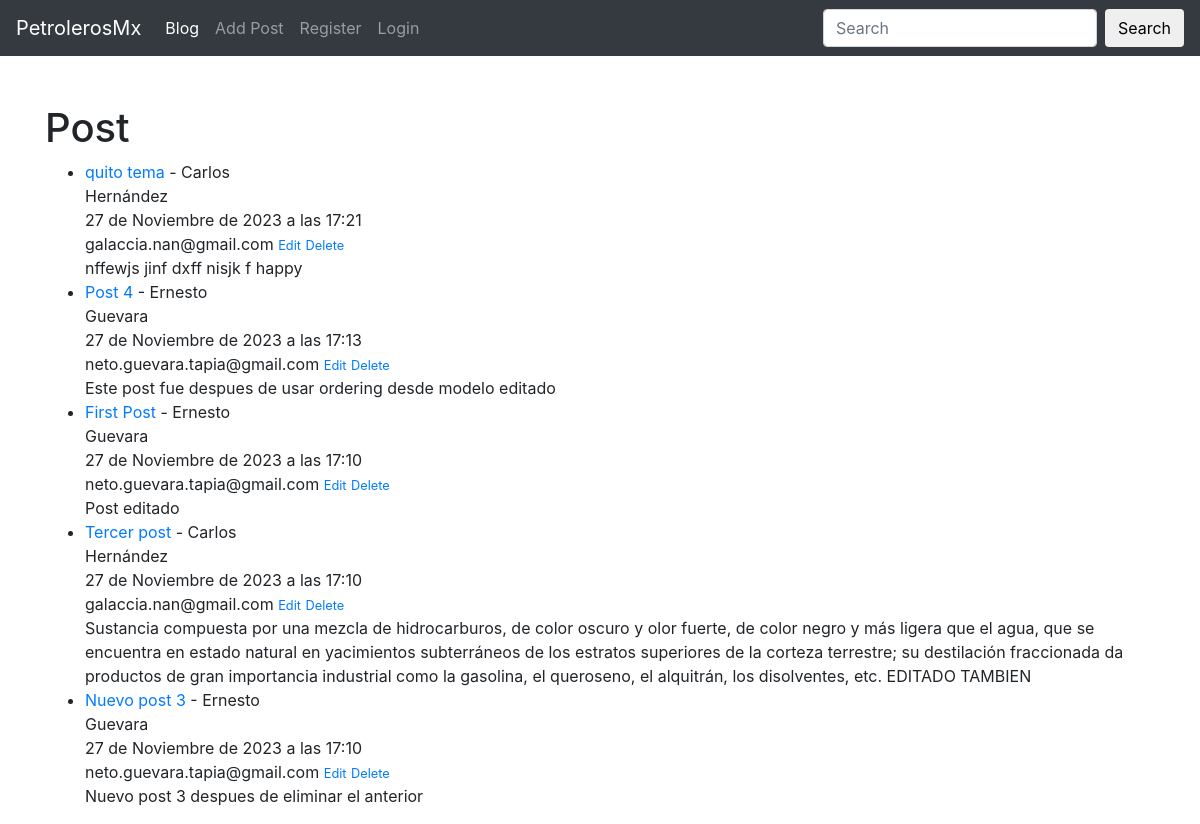
The page / on the database its author committed.
### theblog/models.py (models this page shows, shortened)
class Post(models.Model):
    title = models.CharField(max_length=255)
    title_tag = models.CharField(max_length=100, default='Este es un post')
    author = models.ForeignKey(User, on_delete=models.CASCADE)
    body = models.TextField()
    post_date = models.DateTimeField(auto_now_add=True)
    class Meta:
        ordering = ['-post_date']

### theblog/views.py (the view)
# urls.py: path('', IndexView.as_view(), name='index'),
class IndexView(ListView):
    model = Post
    template_name = 'index.html'

### theblog/templates/index.html (shortened to what this page needs)
<!DOCTYPE html>
<html lang="en">
<head>
</head>
<body>
    {% extends 'base.html' %}
    {% block content %}
    <br>
    <h1>Post</h1>
    <ul>
        {% for post in object_list %}
        <li>
            <a href="{% url 'article-detail' post.pk %}">{{ post.title }}</a> - {{ post.author.first_name }} <br>
            {{ post.author.last_name}} <br>
            {{ post.post_date }} <br>
            {{ post.author.email}}
            <small><a href="{% url 'update_post' post.pk %}">Edit</a></small>
            <small><a href="{% url 'delete_post' post.pk %}">Delete</a></small>
            <br>
            {{ post.body}}
        </li>
        {% endfor %}
    </ul>
    {% endblock %}

### rows shown on the page
Post: title "quito tema", author.first_name "Carlos", author.last_name "Hernández", post_date "27 de Noviembre de 2023 a las 17:21", author.email "galaccia.nan@gmail.com", body "nffewjs jinf dxff nisjk f happy"
Post: title "Post 4", author.first_name "Ernesto", author.last_name "Guevara", post_date "27 de Noviembre de 2023 a las 17:13", author.email "neto.guevara.tapia@gmail.com", body "Este post fue despues de usar ordering desde modelo editado"
Post: title "First Post", author.first_name "Ernesto", author.last_name "Guevara", post_date "27 de Noviembre de 2023 a las 17:10", author.email "neto.guevara.tapia@gmail.com", body "Post editado"
Post: title "Tercer post", author.first_name "Carlos", author.last_name "Hernández", post_date "27 de Noviembre de 2023 a las 17:10", author.email "galaccia.nan@gmail.com", body "Sustancia compuesta por una mezcla de hidrocarburos, de color oscuro y olor fuerte, de color negro y más ligera que el agua, que se encuentra en estado natural en yacimientos subterráneos de los estratos superiores de la corteza terrestre; su destilación fraccionada da productos de gran importancia industrial como la gasolina, el queroseno, el alquitrán, los disolventes, etc. EDITADO TAMBIEN"
Post: title "Nuevo post 3", author.first_name "Ernesto", author.last_name "Guevara", post_date "27 de Noviembre de 2023 a las 17:10", author.email "neto.guevara.tapia@gmail.com", body "Nuevo post 3 despues de eliminar el anterior"
